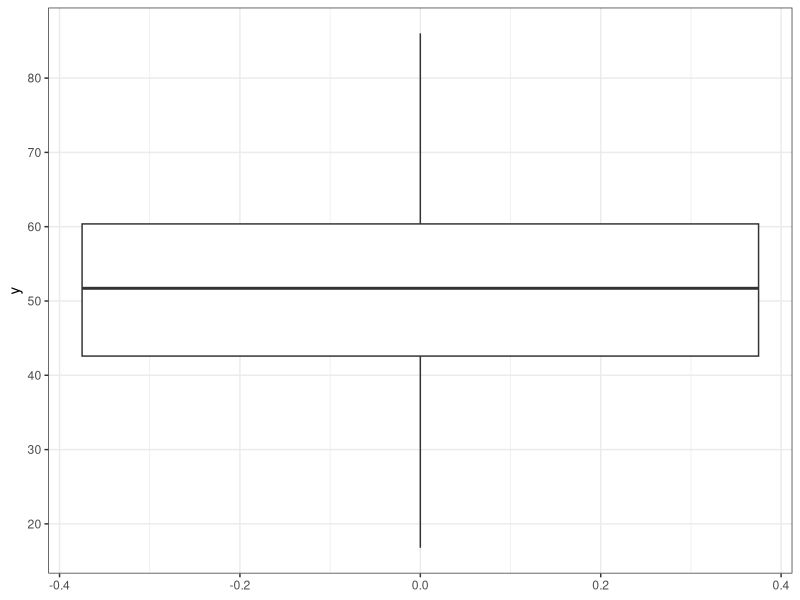
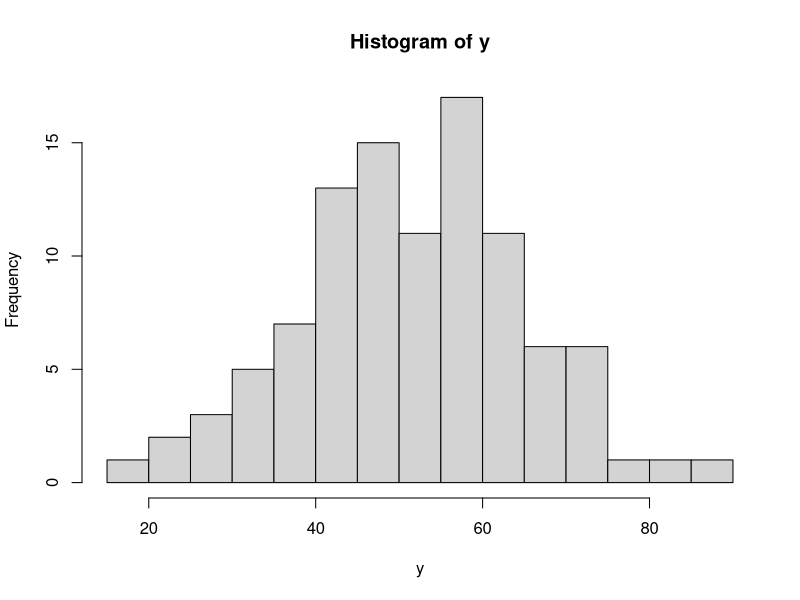
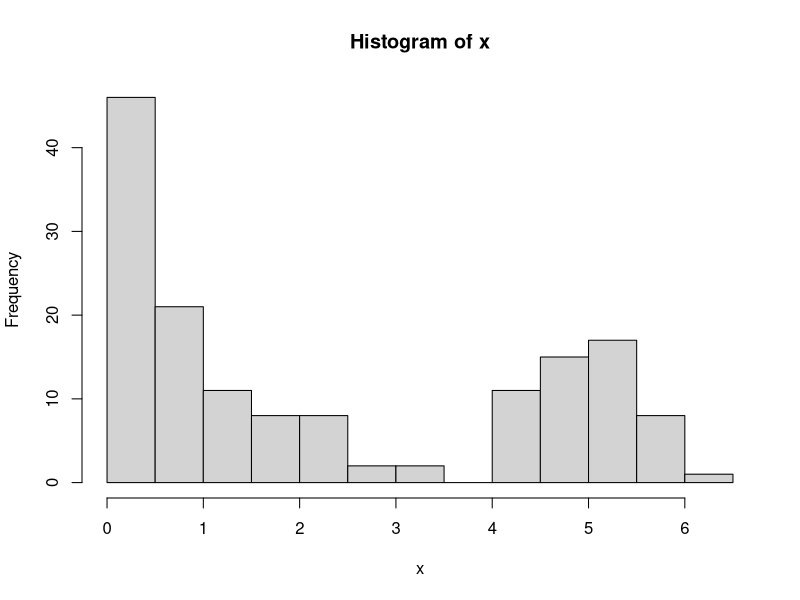
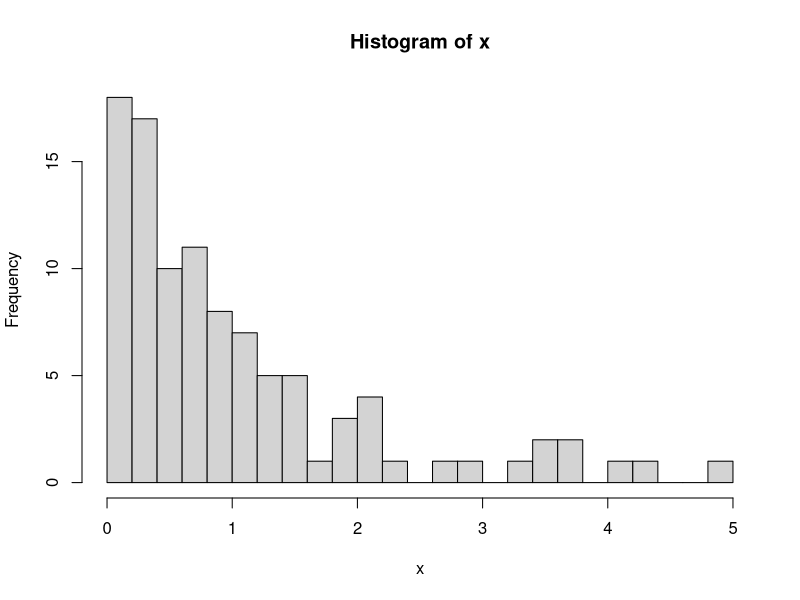
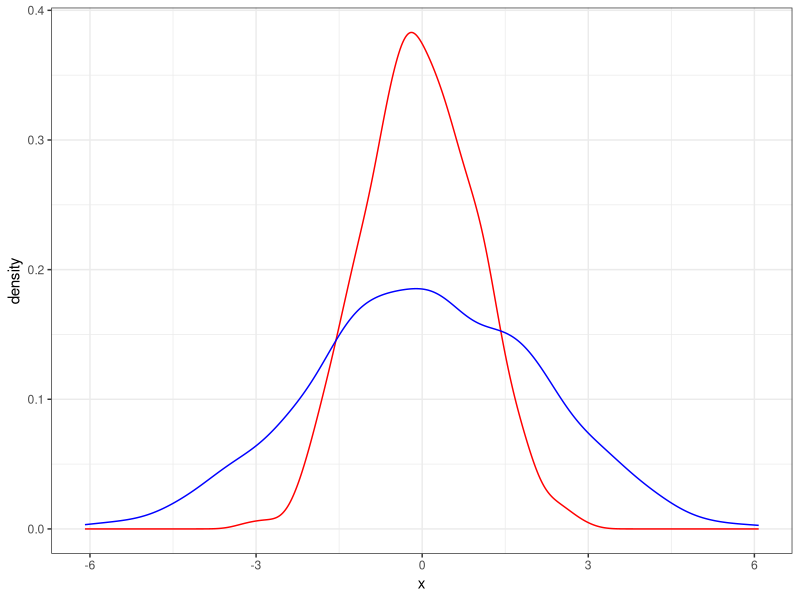
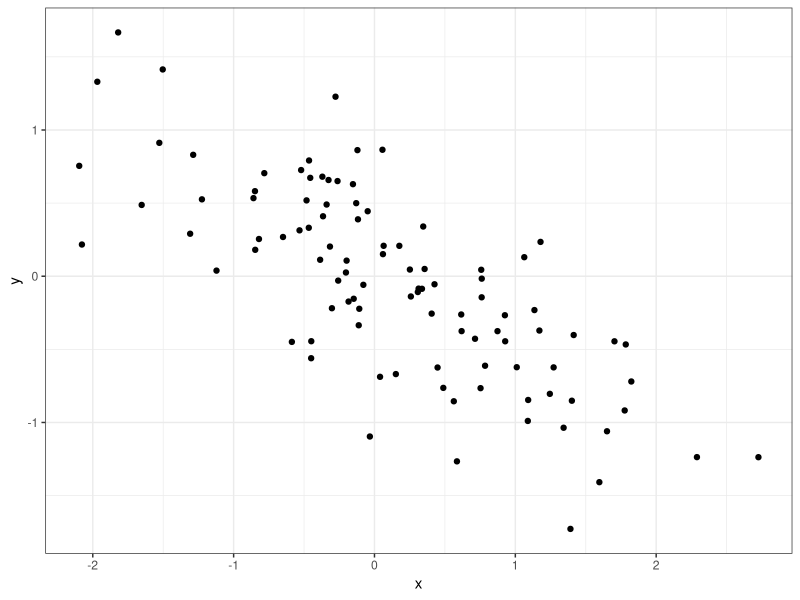

The R source for these figures, in order:
## ---- chunk 1
knitr::opts_chunk$set(echo = FALSE)
knitr::opts_chunk$set(warning = FALSE, message = FALSE) 
knitr::opts_chunk$set(comment = "")
## ---- chunk 2
set.seed(1)
x <- c(12,3,7,1,6,5,3,8,8)
cat(x)
## ---- chunk 3
sort(x)
## ---- chunk 4
library(ggplot2)
library(scales)
library(data.table)
set.seed(1)
y <- rnorm(100,mean=50,sd=15)
ggplot(data=data.table(y),aes(y=y)) + geom_boxplot() + theme_bw() + scale_y_continuous(breaks=pretty_breaks(10),minor_breaks=pretty_breaks(20))
## ---- chunk 5
hist(y,n=10)
## ---- chunk 6
x <- c(rgamma(100,1,1),rnorm(50,mean=5,sd=0.5))
hist(x,n=20)
## ---- chunk 7
x <- c(rgamma(100,1,1))
hist(x,n=20)
## ---- chunk 8
data.table(x=c(1,2,3,4,5),p=c(.1,.2,.5,.15,.15))
## ---- chunk 9
cat(c(5,10,12))
## ---- chunk 10
x <- rnorm(1000)
y <- rnorm(1000,sd=2)

ggplot(data=data.table(x,y)) + geom_density(aes(x=x),color='red') + geom_density(aes(x=y),color='blue')+theme_bw() 
## ---- chunk 11
tbl <- matrix(c(25,15,40,20,40,60,45,55,100),c(3,4))
rownames(tbl) <- c("Econ","Other","Total")
colnames(tbl) <- c("Dog","Cat","Total")
tbl
## ---- chunk 12
x <- rnorm(100)
y <- -0.5*x + rnorm(100,sd=.5)
ggplot(data=data.table(x,y),aes(x=x,y=y)) + geom_point() + theme_bw()
